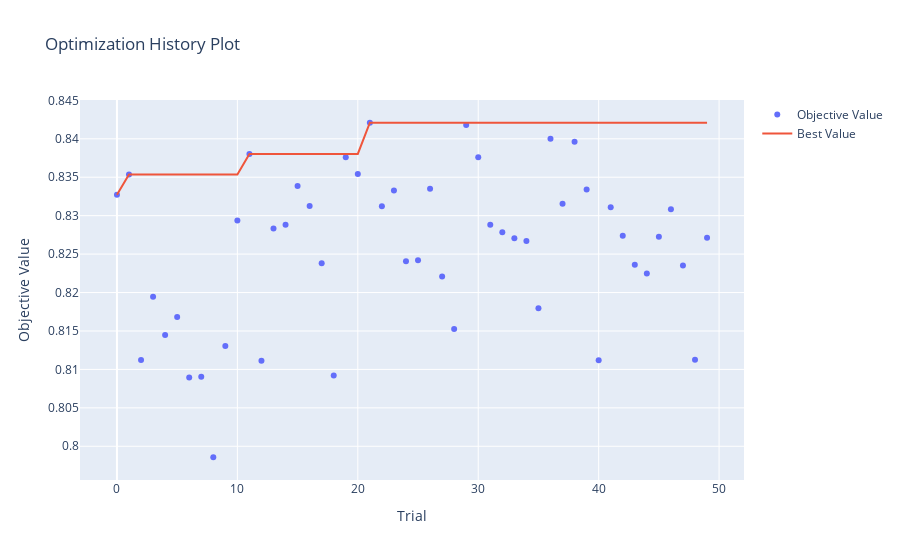
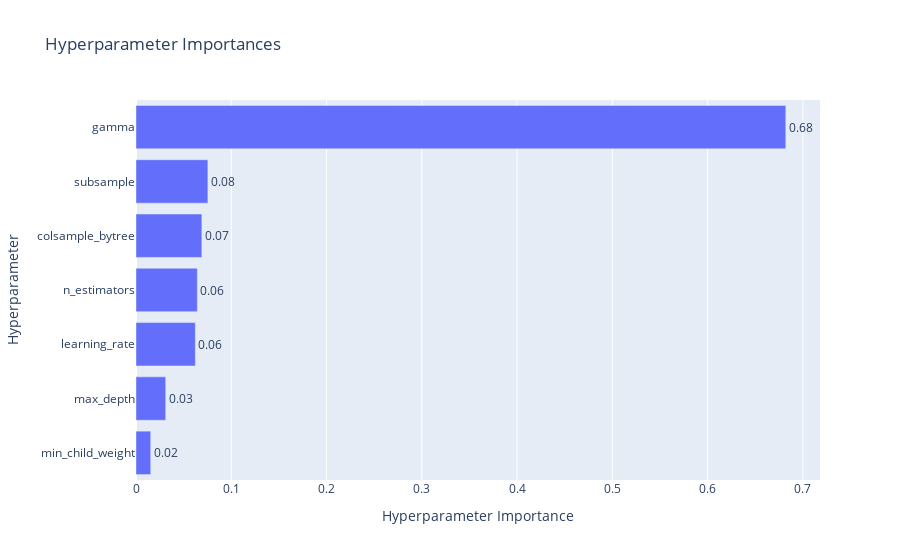

The cell these charts' notebook holds for them, in order:
### Code cell
import optuna.visualization as vis

# Plot optimization history and parameter importance
fig1 = vis.plot_optimization_history(study)
fig1.show()

fig2 = vis.plot_param_importances(study)
fig2.show()

### Figure 1 — Plotly figure (JSON) as saved in the notebook; plotly's stock layout.template omitted (floating-point values rounded to 4 significant figures)
{"data": [{"mode": "markers", "name": "Objective Value", "type": "scatter", "x": [0, 1, 2, 3, 4, 5, 6, 7, 8, 9, 10, 11, 12, 13, 14, 15, 16, 17, 18, 19, 20, 21, 22, 23, 24, 25, 26, 27, 28, 29, 30, 31, 32, 33, 34, 35, 36, 37, 38, 39, 40, 41, 42, 43, 44, 45, 46, 47, 48, 49], "y": [0.8327, 0.8354, 0.8112, 0.8194, 0.8145, 0.8168, 0.8089, 0.809, 0.7986, 0.813, 0.8294, 0.838, 0.8111, 0.8283, 0.8288, 0.8339, 0.8313, 0.8238, 0.8092, 0.8376, 0.8354, 0.8421, 0.8312, 0.8333, 0.8241, 0.8242, 0.8335, 0.8221, 0.8153, 0.8418, 0.8376, 0.8288, 0.8278, 0.827, 0.8267, 0.818, 0.84, 0.8316, 0.8396, 0.8334, 0.8112, 0.8311, 0.8274, 0.8236, 0.8225, 0.8273, 0.8308, 0.8235, 0.8113, 0.8271]}, {"mode": "lines", "name": "Best Value", "type": "scatter", "x": [0, 1, 2, 3, 4, 5, 6, 7, 8, 9, 10, 11, 12, 13, 14, 15, 16, 17, 18, 19, 20, 21, 22, 23, 24, 25, 26, 27, 28, 29, 30, 31, 32, 33, 34, 35, 36, 37, 38, 39, 40, 41, 42, 43, 44, 45, 46, 47, 48, 49], "y": [0.8327, 0.8354, 0.8354, 0.8354, 0.8354, 0.8354, 0.8354, 0.8354, 0.8354, 0.8354, 0.8354, 0.838, 0.838, 0.838, 0.838, 0.838, 0.838, 0.838, 0.838, 0.838, 0.838, 0.8421, 0.8421, 0.8421, 0.8421, 0.8421, 0.8421, 0.8421, 0.8421, 0.8421, 0.8421, 0.8421, 0.8421, 0.8421, 0.8421, 0.8421, 0.8421, 0.8421, 0.8421, 0.8421, 0.8421, 0.8421, 0.8421, 0.8421, 0.8421, 0.8421, 0.8421, 0.8421, 0.8421, 0.8421]}, {"marker": {"color": "#cccccc"}, "mode": "markers", "name": "Infeasible Trial", "showlegend": false, "type": "scatter", "x": [], "y": []}], "layout": {"title": {"text": "Optimization History Plot"}, "xaxis": {"title": {"text": "Trial"}}, "yaxis": {"title": {"text": "Objective Value"}}}}

### Figure 2 — Plotly figure (JSON) as saved in the notebook; plotly's stock layout.template omitted (floating-point values rounded to 4 significant figures)
{"data": [{"cliponaxis": false, "hovertemplate": ["min_child_weight (IntDistribution): 0.015477360089861501<extra></extra>", "max_depth (IntDistribution): 0.031193025415827972<extra></extra>", "learning_rate (FloatDistribution): 0.06227442775939517<extra></extra>", "n_estimators (IntDistribution): 0.0643825894701968<extra></extra>", "colsample_bytree (FloatDistribution): 0.06913855254587148<extra></extra>", "subsample (FloatDistribution): 0.07545848813336858<extra></extra>", "gamma (FloatDistribution): 0.6820755565854785<extra></extra>"], "name": "Objective Value", "orientation": "h", "text": ["0.02", "0.03", "0.06", "0.06", "0.07", "0.08", "0.68"], "textposition": "outside", "type": "bar", "x": [0.01548, 0.03119, 0.06227, 0.06438, 0.06914, 0.07546, 0.6821], "y": ["min_child_weight", "max_depth", "learning_rate", "n_estimators", "colsample_bytree", "subsample", "gamma"]}], "layout": {"title": {"text": "Hyperparameter Importances"}, "xaxis": {"title": {"text": "Hyperparameter Importance"}}, "yaxis": {"title": {"text": "Hyperparameter"}}}}
